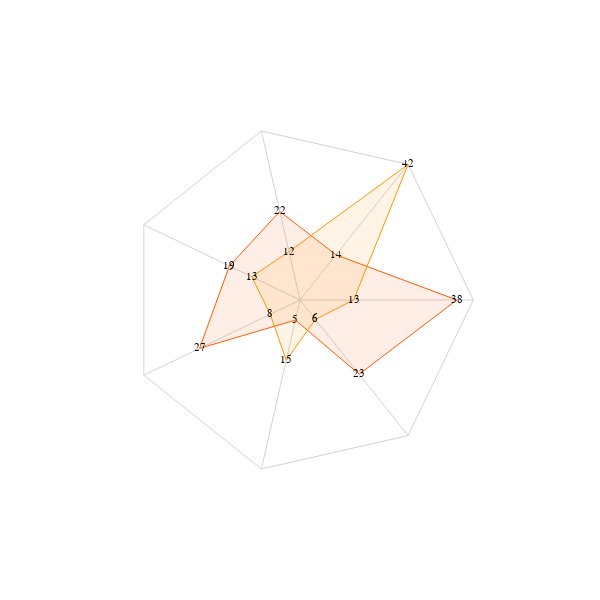

This figure's Vega-Lite source:
### Vega specification from a JSON file in a GitHub repository (floating-point values rounded to 4 significant figures)
{"$schema": "https://vega.github.io/schema/vega/v5.json", "description": "A radar chart example, showing multiple dimensions in a radial layout.", "width": 600, "height": 600, "padding": 40, "autosize": {"type": "none", "contains": "padding"}, "signals": [{"name": "radius", "update": "width / 3"}], "data": [{"name": "table", "values": [{"key": "key-0", "value": 19, "category": 0}, {"key": "key-1", "value": 22, "category": 0}, {"key": "key-2", "value": 14, "category": 0}, {"key": "key-3", "value": 38, "category": 0}, {"key": "key-4", "value": 23, "category": 0}, {"key": "key-5", "value": 5, "category": 0}, {"key": "key-6", "value": 27, "category": 0}, {"key": "key-0", "value": 13, "category": 1}, {"key": "key-1", "value": 12, "category": 1}, {"key": "key-2", "value": 42, "category": 1}, {"key": "key-3", "value": 13, "category": 1}, {"key": "key-4", "value": 6, "category": 1}, {"key": "key-5", "value": 15, "category": 1}, {"key": "key-6", "value": 8, "category": 1}]}, {"name": "keys", "source": "table", "transform": [{"type": "aggregate", "groupby": ["key"]}]}], "scales": [{"name": "angular", "type": "point", "range": {"signal": "[-PI, PI]"}, "padding": 0.5, "domain": {"data": "table", "field": "key"}}, {"name": "radial", "type": "linear", "range": {"signal": "[0, radius]"}, "zero": true, "nice": false, "domain": {"data": "table", "field": "value"}, "domainMin": 0}, {"name": "color", "type": "ordinal", "domain": {"data": "table", "field": "category"}, "range": ["#ff5900", "#FF9300"]}], "encode": {"enter": {"x": {"signal": "radius*1.5"}, "y": {"signal": "radius*1.5"}}}, "marks": [{"type": "group", "name": "categories", "zindex": 1, "from": {"facet": {"data": "table", "name": "facet", "groupby": ["category"]}}, "marks": [{"type": "line", "name": "category-line", "from": {"data": "facet"}, "encode": {"enter": {"interpolate": {"value": "linear-closed"}, "x": {"signal": "scale('radial', datum.value) * cos(scale('angular', datum.key))"}, "y": {"signal": "scale('radial', datum.value) * sin(scale('angular', datum.key))"}, "stroke": {"scale": "color", "field": "category"}, "strokeWidth": {"value": 1}, "fill": {"scale": "color", "field": "category"}, "fillOpacity": {"value": 0.1}}}}, {"type": "text", "name": "value-text", "from": {"data": "category-line"}, "encode": {"enter": {"x": {"signal": "datum.x"}, "y": {"signal": "datum.y"}, "text": {"signal": "datum.datum.value"}, "align": {"value": "center"}, "baseline": {"value": "middle"}, "fill": {"value": "black"}}, "hover": {"cursor": {"value": "pointer"}, "tooltip": {"signal": "{title: datum.datum.key, 'Legislation': if(datum.datum.category=='AUS','Australian', datum.datum.category), 'Coverage': datum.datum.value+'%', 'Mandatory': datum.datum.mandatory}"}}}}]}, {"type": "rule", "name": "radial-grid", "from": {"data": "keys"}, "zindex": 0, "encode": {"enter": {"x": {"value": 0}, "y": {"value": 0}, "x2": {"signal": "radius * cos(scale('angular', datum.key))"}, "y2": {"signal": "radius * sin(scale('angular', datum.key))"}, "stroke": {"value": "lightgray"}, "strokeWidth": {"value": 1}}}}, {"type": "text", "name": "label", "from": {"data": "table"}, "zindex": 1, "encode": {"enter": {"x": {"signal": "(radius + 20) * cos(scale('angular', datum.key))"}, "y": {"signal": "(radius + 20) * sin(scale('angular', datum.key))"}, "text": {"field": "label"}, "align": [{"test": "abs(scale('angular', datum.key)) > PI / 2", "value": "right"}, {"value": "left"}], "baseline": [{"test": "scale('angular', datum.key) > 0", "value": "top"}, {"test": "scale('angular', datum.key) == 0", "value": "middle"}, {"value": "bottom"}], "fill": {"value": "black"}, "font": {"value": "Rubik"}, "fontSize": {"value": 12}, "fontWeight": {"value": "300"}}}}, {"type": "line", "name": "outer-line", "from": {"data": "radial-grid"}, "encode": {"enter": {"interpolate": {"value": "linear-closed"}, "x": {"field": "x2"}, "y": {"field": "y2"}, "stroke": {"value": "lightgray"}, "strokeWidth": {"value": 1}}}}]}
